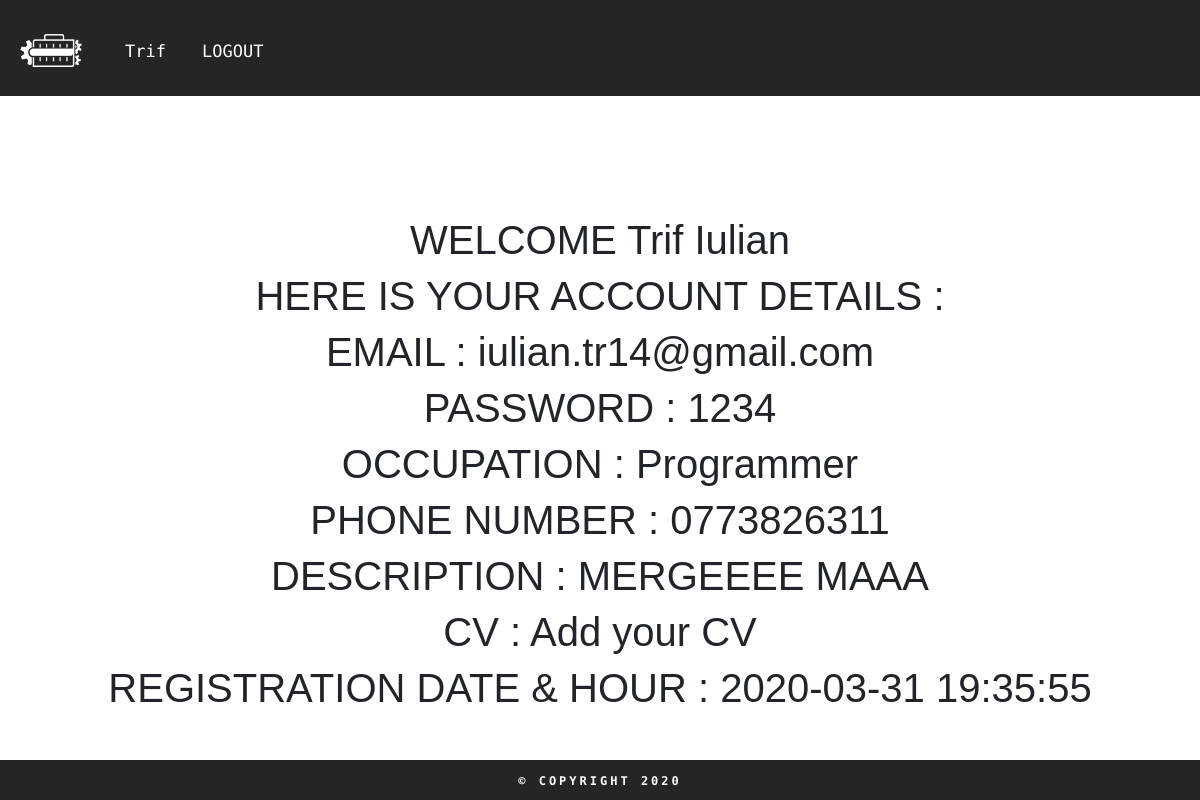
/welcome.php (signed in), run on the app's committed database.
### tables this page shows
CREATE TABLE `users` (
  `id` int(11) NOT NULL,
  `fname` varchar(255) DEFAULT NULL,
  `lname` varchar(255) DEFAULT NULL,
  `email` varchar(255) DEFAULT NULL,
  `password` varchar(300) DEFAULT NULL,
  `occupation` varchar(50) NOT NULL,
  `contactno` varchar(11) DEFAULT NULL,
  `descript` text NOT NULL,
  `cv` longtext NOT NULL,
  `posting_date` timestamp NOT NULL DEFAULT current_timestamp()
);

### welcome.php (the view, shortened to what this page needs)
<?php
require_once('dbconnection.php');
if (strlen($_SESSION['id']==0)) {
  header('location:logout.php');
} else{
$id = $_SESSION['id'];
$ret=mysqli_query($con,"select * from users where id = '$id'");
$row=mysqli_fetch_array($ret);
?>
<!DOCTYPE html>
<html lang="en">
<head>
<link rel="stylesheet" href="https://maxcdn.bootstrapcdn.com/bootstrap/4.4.1/css/bootstrap.min.css">
<link rel="stylesheet" href="css/style.css">
</head>
<body style="background-color:white">
<nav class="navbar navbar-expand-lg navbar-light bg-light" id="main-menu">
  <a class="navbar-brand" href="index.php">
	  <img src="images/white-logo.png" style="width:75px">
  </a>
  <div class="collapse navbar-collapse" id="navbarTogglerDemo02" >
    <ul class="navbar-nav mr-auto mt-2 mt-lg-2">
      <li class="nav-item active">
        <a class="nav-link" href="logout.php"><?php echo $_SESSION['name']; ?><span class="sr-only">(current)</span></a>
      </li>
      <li class="nav-item active">
        <a class="nav-link" href="logout.php">LOGOUT <span class="sr-only">(current)</span></a>
      </li>
    </ul>
  </div>
</nav>
<center style="margin-top: 10%;">
<h1>WELCOME <?php echo $row['fname']; echo (" "); echo $row['lname'] ?></h1>
<h1>HERE IS YOUR ACCOUNT DETAILS :</h1>
<h1>EMAIL : <?php echo $row['email']; ?></h1>
<h1>PASSWORD : <?php echo $row['password']; ?></h1>
<h1>OCCUPATION : <?php echo $row['occupation']; ?></h1>
<h1>PHONE NUMBER : <?php echo $row['contactno']; ?></h1>
<h1>DESCRIPTION : <?php echo $row['descript']; ?></h1>
<h1>CV : <?php echo $row['cv']; ?></h1>
<h1>REGISTRATION DATE & HOUR : <?php echo $row['posting_date']; ?></h1>
</center>
<div class="footer">
  <b id="footer-text">&copy; COPYRIGHT  2020</b>
</div>
</body>
</html>
<?php } ?>

### css/style.css (style rules this page uses)
body { background-color: black; background-size:cover; -o-background-size:cover; -moz-background-size:cover; -webkit-background-size:cover; font-family: 'Source Sans Pro', sans-serif; }
body a,form li,.submit input[type="submit"],form li.second,ul.age-groups li label,.submit.three input[type="submit"],.submit.two input[type="submit"] { transition: 0.1s all; -webkit-transition: 0.1s all; -moz-transition: 0.1s all; -o-transition: 0.1s all; }
.navbar-brand { height: 80px; }
.bg-light { background: #222629!important; }
.footer { position: fixed; left: 0; bottom: 0; width: 100%; background: #222629!important; color: white; text-align: center; height: 5%; font-size: 12px; font-family: 'Source Code Pro', monospace; letter-spacing: 3px; padding: 12px; }
.nav-link { display: block; color: white!important; text-align: center; padding: 12px 16px; text-decoration: none; font-size: 17px; font-family: 'Source Code Pro', monospace; }
.nav-item { margin: 10px; }

### data on the page
users: fname "Trif", lname "Iulian", email "iulian.tr14@gmail.com", password "1234", occupation "Programmer", contactno "0773826311", descript "MERGEEEE MAAA", cv "Add your CV", posting_date "2020-03-31 19:35:55"

### other printed values
$_SESSION['name'] "Trif"
